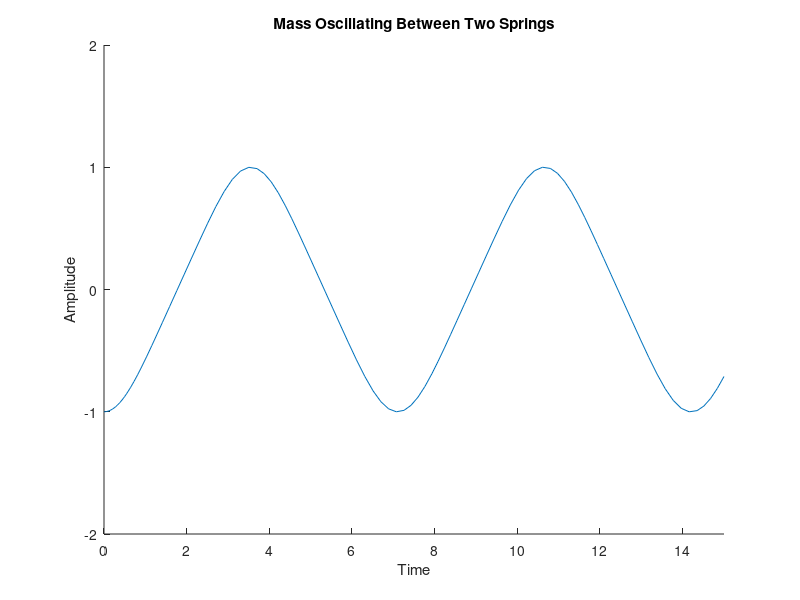

This chart was generated by the following MATLAB code:
% let's make a model for a mass on two springs. one end of each spring is
% fixed to a wall and the other end to the mass. actually at this point
% it's a particle, not a mass.

function piano_step_absolute_one()
% absolute first step: satisfy louise's paranoia
clf
hold on

%% parameters might be important

k = 10;                 % completely arbitrary k value of springs
x = 2;                  % at rest length of springs

%% initial values could also be important

y_initial = -1;         % initial y position 
vy_initial = 0;         % initial y velocity
lower_bound = - y_initial - 1;
upper_bound = y_initial +1;

Y_stuff = [y_initial, vy_initial];

%% now we get to make an ode function

[T,Y] = ode45(@vibration, [0, 15], Y_stuff);

%% now we get to make a function for the ode

    function derivs = vibration(T, Y_stuff)
        y = Y_stuff(1); %Unpack variables
        vy = Y_stuff(2); %Unpack variables
        ay = -k * (sqrt(x^2 + y^2) - x) * y / sqrt(x^2 + y^2); %Velocity equation (described by sheet) 
%         ay = k * y^3 / (x^2 + y^2)^(3/2); %Acceleration (derivative of velocity) 
        delta_y = vy; % Change in y 
        delta_vy = ay; %Change in velocity of y
        derivs = [delta_y; delta_vy];
    end

%% some clever way to manipulate the Y vector

Velocity = Y(1:end, 1);

%% now how to make a graph
plot(T,Velocity);
axis([0, 15, -2, 2]);

%% now we label the graph 
xlabel('Time'); 
ylabel('Amplitude'); 
title('Mass Oscillating Between Two Springs');
end
